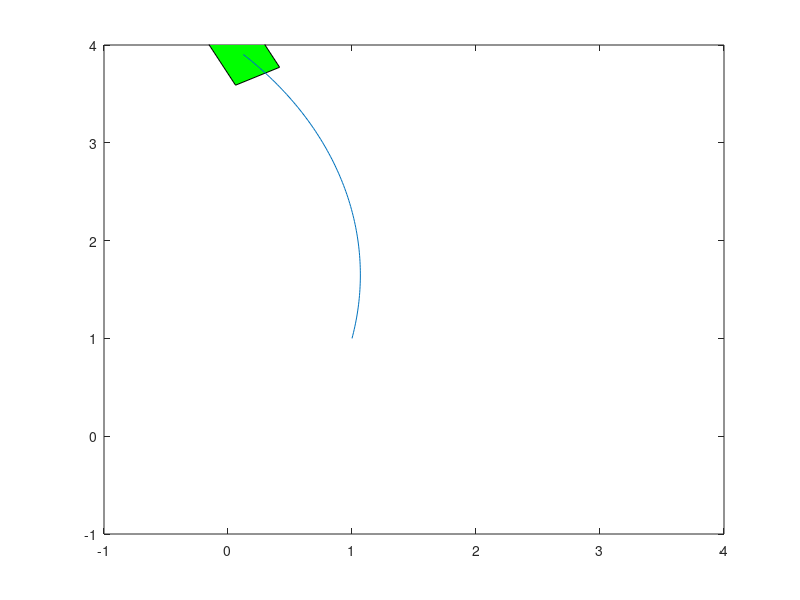

The MATLAB source for this figure:
%% Kinematic model of a land based mobiel robot 
clear all;
clc;
close all;

%% Simulation Parameters 

dt = 0.1; % step size
ts = 10; % Total time for simulation
t = 0:dt:ts; % Time span of the simulation 

%% Initial Condition (starting coordinates)

x0 = 1; % x-coordinate
y0 = 1; % y-coordinate
psi0 = pi/3; % Angle of rotation 

eta0 = [x0;y0;psi0];

eta(:,1) = eta0;

%% loop starts here 

for i = 1:length(t)
    psi = eta(3,i);
    j_psi = [cos(psi), -sin(psi) , 0 ;  
             sin(psi), cos(psi) , 0 ;
             0, 0 , 1];
    %% input vel commands 
    u = 0.3; % longnitudunal velocity
    v = 0.1; % lateral velocity
    r = 0.1; % Rotation 
    zeta(:,i) = [u,v,r];

    eta_dot(:,i) = j_psi*zeta(:,i);

    eta(:,i+1) = eta(:,i)+dt*eta_dot(:,i);

end


%% Animation 

l = 0.5; % length of the robot
w = 0.4; % width of the robot 
r_coor = [-l/2, l/2 , l/2 , -l/2 ; 
           -w/2 , -w/2, w/2 , w/2];
figure;
for i = 1:length(t)
    psi = eta(3,i);
    r_mat = [cos(psi) , -sin(psi);  % Rotational matrix
             sin(psi) , cos(psi)];
    r_pos = r_mat * r_coor;
    fill(r_pos(1,:) + eta(1,i) , r_pos(2,:)+ eta(2,i),'g');
    hold on;
    plot(eta(1,1:i),eta(2,1:i));
    axis([x0-2 4 y0-2 4]);
    pause(0.1);
    hold off;
end
  